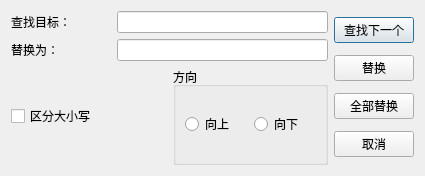
<?xml version="1.0" encoding="UTF-8"?>
<ui version="4.0">
 <class>ReplaceDialog</class>
 <widget class="QDialog" name="ReplaceDialog">
  <property name="geometry">
   <rect>
    <x>0</x>
    <y>0</y>
    <width>425</width>
    <height>176</height>
   </rect>
  </property>
  <property name="minimumSize">
   <size>
    <width>425</width>
    <height>176</height>
   </size>
  </property>
  <property name="maximumSize">
   <size>
    <width>425</width>
    <height>176</height>
   </size>
  </property>
  <property name="windowTitle">
   <string>替换</string>
  </property>
  <property name="windowIcon">
   <iconset resource="res.qrc">
    <normaloff>:/img/replace.png</normaloff>:/img/replace.png</iconset>
  </property>
  <layout class="QHBoxLayout" name="horizontalLayout_6">
   <item>
    <layout class="QHBoxLayout" name="horizontalLayout_5">
     <item>
      <layout class="QVBoxLayout" name="verticalLayout_2">
       <item>
        <layout class="QHBoxLayout" name="horizontalLayout">
         <item>
          <widget class="QLabel" name="label">
           <property name="sizePolicy">
            <sizepolicy hsizetype="Fixed" vsizetype="Fixed">
             <horstretch>0</horstretch>
             <verstretch>30</verstretch>
            </sizepolicy>
           </property>
           <property name="minimumSize">
            <size>
             <width>100</width>
             <height>0</height>
            </size>
           </property>
           <property name="maximumSize">
            <size>
             <width>100</width>
             <height>16777215</height>
            </size>
           </property>
           <property name="text">
            <string>查找目标：</string>
           </property>
          </widget>
         </item>
         <item>
          <widget class="QLineEdit" name="searchText"/>
         </item>
        </layout>
       </item>
       <item>
        <layout class="QVBoxLayout" name="verticalLayout">
         <item>
          <layout class="QHBoxLayout" name="horizontalLayout_4">
           <item>
            <widget class="QLabel" name="label_2">
             <property name="sizePolicy">
              <sizepolicy hsizetype="Fixed" vsizetype="Fixed">
               <horstretch>0</horstretch>
               <verstretch>0</verstretch>
              </sizepolicy>
             </property>
             <property name="minimumSize">
              <size>
               <width>100</width>
               <height>0</height>
              </size>
             </property>
             <property name="maximumSize">
              <size>
               <width>100</width>
               <height>16777215</height>
              </size>
             </property>
             <property name="text">
              <string>替换为：</string>
             </property>
            </widget>
           </item>
           <item>
            <widget class="QLineEdit" name="targetText"/>
           </item>
          </layout>
         </item>
        </layout>
       </item>
       <item>
        <layout class="QHBoxLayout" name="horizontalLayout_3">
         <item>
          <widget class="QCheckBox" name="cbCaseSensetive">
           <property name="text">
            <string>区分大小写</string>
           </property>
          </widget>
         </item>
         <item>
          <widget class="QGroupBox" name="groupBox">
           <property name="title">
            <string>方向</string>
           </property>
           <layout class="QHBoxLayout" name="horizontalLayout_2">
            <item>
             <widget class="QRadioButton" name="rbUp">
              <property name="text">
               <string>向上</string>
              </property>
             </widget>
            </item>
            <item>
             <widget class="QRadioButton" name="rbDown">
              <property name="text">
               <string>向下</string>
              </property>
             </widget>
            </item>
           </layout>
          </widget>
         </item>
        </layout>
       </item>
      </layout>
     </item>
     <item>
      <layout class="QVBoxLayout" name="verticalLayout_3">
       <item>
        <widget class="QPushButton" name="pbSearchnext">
         <property name="text">
          <string>查找下一个</string>
         </property>
        </widget>
       </item>
       <item>
        <widget class="QPushButton" name="pbReplace">
         <property name="text">
          <string>替换</string>
         </property>
        </widget>
       </item>
       <item>
        <widget class="QPushButton" name="pbReplaceall">
         <property name="text">
          <string>全部替换</string>
         </property>
        </widget>
       </item>
       <item>
        <widget class="QPushButton" name="pbCancel">
         <property name="text">
          <string>取消</string>
         </property>
        </widget>
       </item>
      </layout>
     </item>
    </layout>
   </item>
  </layout>
 </widget>
 <resources>
  <include location="res.qrc"/>
 </resources>
 <connections/>
</ui>
